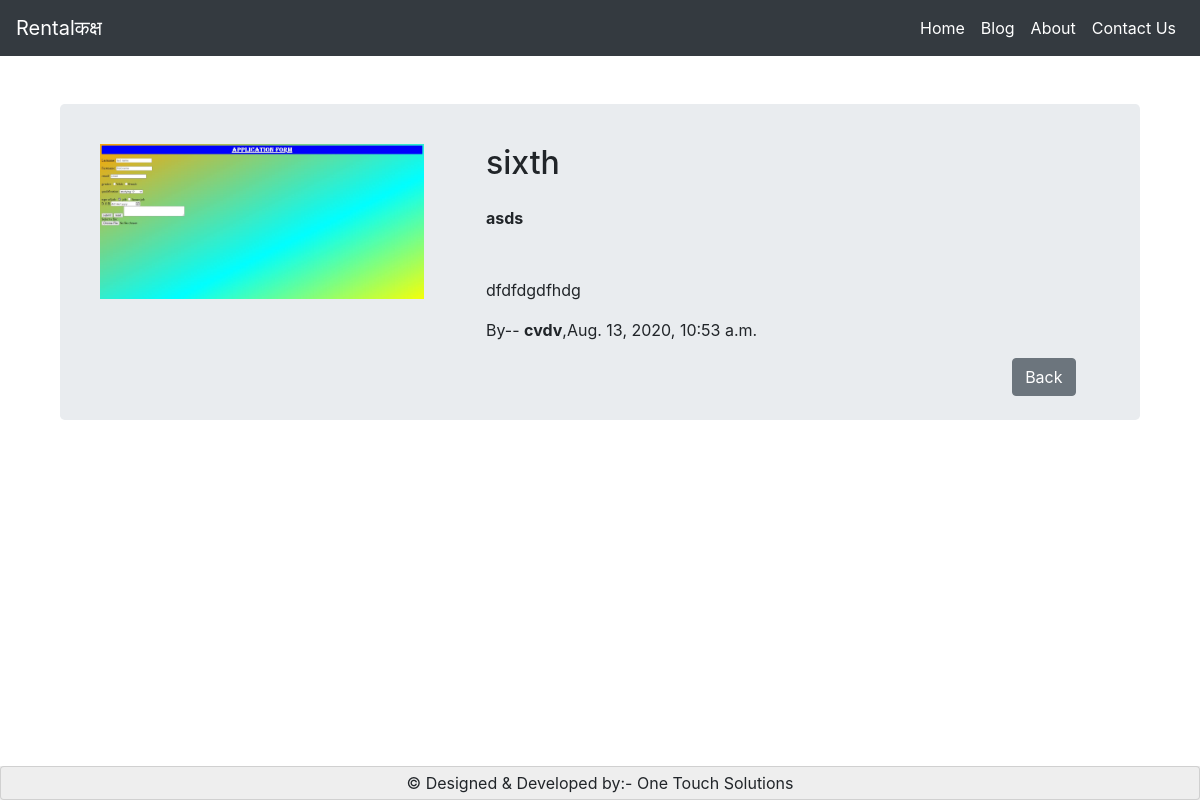
The page /blog/6/ on the database its author committed.
### blog/models.py (models this page shows, shortened)
class Post(models.Model):
    title = models.CharField(max_length=100)
    Desc = models.CharField(max_length=300)
    content = RichTextField(blank=True, null=True)
    date_posted = models.DateTimeField(default=timezone.now)
    post_img = models.ImageField(default='default.jpg', upload_to='post_pics')
    author = models.CharField(max_length=60)

### blog/views.py (the view)
# urls.py: path('blog/<int:pk>/', PostDetailView.as_view(), name='post-detail'),
class PostDetailView(DetailView):
    model = Post

### blog/templates/blog/post_detail.html (shortened to what this page needs)
{% extends 'blog/basic.html' %}
{% load static %}
{% block css %}
<link rel="stylesheet" type="text/css" href="{% static 'blog/blog.css' %}">
{% endblock %}
{% block body %}
    <div class="container mt-5">
      <div class="container">
<div class="jumbotron text-center hoverable p-4">
    <div class="row">
      <div class="col-md-4 offset-md-1 mx-3 my-3">
        <div class="view overlay">
          <img src="{{ object.post_img.url }}" class="img-fluid" alt="....">
        </div>
      </div>
      <div class="col-md-7 text-md-left ml-3 mt-3">
        <h2 class="h2 mb-4">{{ object.title }}</h2>
        <p class="font-weight-bold">{{ object.Desc}}</p>
        <p class="font-weight-normal mt-5">{{ post.content|safe }}</p>
        <p class="font-weight-normal">By-- <a><strong>{{ object.author }}</strong></a>,{{ object.date_posted }}</p>
        <div class="text-right">
        <a class="btn btn-secondary" href="javascript:history.back()">Back</a>
      </div>
    </div>
  </div>
</div>
    </div>
    <div class="container-fluid grey px-0 fixed-bottom">
      <div class="card stretch pt-1">
        <p class="mb-1"> &COPY; Designed & Developed by:- One Touch Solutions</p>
      </div>
    </div>
{% endblock %}

### blog/static/blog/blog.css (style rules this page uses)
body { overflow-x: hidden; }
.grey { background-color: #eee; }
.stretch { width: 100vw; text-align: center; background-color: #eee; padding-top: 20px; }

### rows shown on the page
Post: post_img (picture), title "sixth", Desc "asds", content "dfdfdgdfhdg", author "cvdv", date_posted "Aug. 13, 2020, 10:53 a.m."
